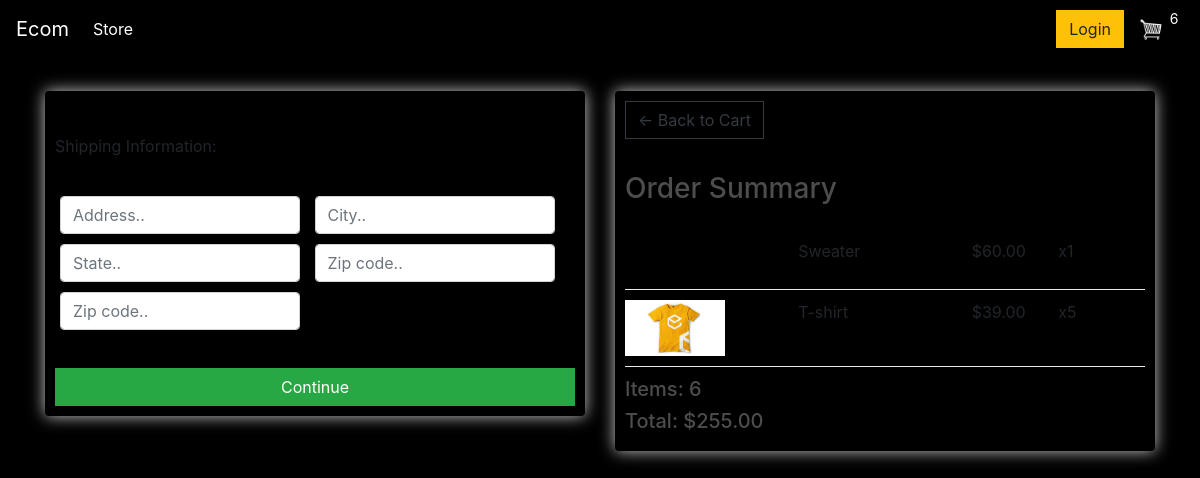
Screenshot of /checkout/ (signed in) with the database file from the repository.
### store/models.py (models this page shows, shortened)
class OrderItem(models.Model):
    product = models.ForeignKey(Product, on_delete=models.SET_NULL, null=True)
    order = models.ForeignKey(Order, on_delete=models.SET_NULL, null=True)
    quantity = models.IntegerField(default=0, null=True, blank=True)
    date_added = models.DateTimeField(auto_now_add=True)
    @property
    def get_total(self):
        total = self.product.price * self.quantity
        return total

class Product(models.Model):
    name = models.CharField(max_length=200)
    price = models.FloatField()
    digital = models.BooleanField(default=False, null=True, blank=True)
    image = models.ImageField(null=True, blank=True)
    @property
    def imageURL(self):
        try:
            url = self.image.url
        except:
            url = ''
        return url

class Order(models.Model):
    customer = models.ForeignKey(Customer, on_delete=models.SET_NULL, null=True, blank=True)
    date_ordered = models.DateTimeField(auto_now_add=True)
    complete = models.BooleanField(default=False)
    transaction_id = models.CharField(max_length=100, null=True)
    @property
    def shipping(self):
        shipping = False
        orderitems = self.orderitem_set.all()
        for i in orderitems:
            if i.product.digital == False:
                shipping = True
        return shipping
    @property
    def get_cart_total(self):
        orderitems = self.orderitem_set.all()
        total = sum([item.get_total for item in orderitems])
        return total
    @property
    def get_cart_items(self):
        orderitems = self.orderitem_set.all()
        total = sum([item.quantity for item in orderitems])
        return total

### store/views.py (the view)
# urls.py: path('checkout/', views.checkout, name="checkout"),
def checkout(request):
    data = cartData(request)
    cartItems = data['cartItems']
    order = data['order']
    items = data['items']
    context = {'items': items, 'order': order, 'cartItems': cartItems}
    return render(request, 'store/checkout.html', context)

### store/utils.py (called while the page is built)
def cartData(request):
    if request.user.is_authenticated:
        customer = request.user.customer
        order, created = Order.objects.get_or_create(customer=customer, complete=False)
        items = order.orderitem_set.all()
        cartItems = order.get_cart_items
    else:
        cookieData = cookieCart(request)
        cartItems = cookieData['cartItems']
        order = cookieData['order']
        items = cookieData['items']
    return {'cartItems': cartItems, 'order': order, 'items': items}

### store/templates/store/checkout.html (shortened to what this page needs)
{% extends 'store/main.html' %}
{% load static %}
{% block content %}
     <div class="row">
		<div class="col-lg-6">
			<div class="box-element" id="form-wrapper">
				<form id="form">
					<div id="shipping-info">
						<hr>
						<p>Shipping Information:</p>
						<hr>
						<div class="form-field">
							<input class="form-control" type="text" name="address" placeholder="Address..">
						</div>
						<div class="form-field">
							<input class="form-control" type="text" name="city" placeholder="City..">
						</div>
						<div class="form-field">
							<input class="form-control" type="text" name="state" placeholder="State..">
						</div>
						<div class="form-field">
							<input class="form-control" type="text" name="zipcode" placeholder="Zip code..">
						</div>
						<div class="form-field">
							<input class="form-control" type="text" name="country" placeholder="Zip code..">
						</div>
					</div>
					<hr>
					<input id="form-button" class="btn btn-success btn-block" type="submit" value="Continue">
				</form>
			</div>
			<br>
		</div>
		<div class="col-lg-6">
			<div class="box-element">
				<a  class="btn btn-outline-dark" href="{% url 'cart' %}">&#x2190; Back to Cart</a>
				<hr>
				<h3>Order Summary</h3>
				<hr>
				{% for item in items %}
				<div class="cart-row">
					<div style="flex:2"><img class="row-image" src="{{item.product.imageURL}}"></div>
					<div style="flex:2"><p>{{item.product.name}}</p></div>
					<div style="flex:1"><p>${{item.product.price|floatformat:2}}</p></div>
					<div style="flex:1"><p>x{{item.quantity}}</p></div>
				</div>
				{% endfor %}
				<h5>Items:   {{order.get_cart_items}}</h5>
				<h5>Total:   ${{order.get_cart_total|floatformat:2}}</h5>
			</div>
		</div>
	</div>
{% endblock content %}

### static/css/main.css (style rules this page uses)
body { background-color: hsl(0, 0%, 0%); }
h1,h2,h3,h4,h5,h6 { color:hsl(0, 0%, 30%); }
.box-element { box-shadow:hsl(0, 0%, 80%) 0 0 16px; background-color: #000000; border-radius: 4px; padding: 10px; }
.col-lg-4, .col-lg-6, .col-lg-8, .col-lg-12 { margin-top: 10px; }
.btn { border-radius: 0; }
.row-image { width: 100px; }
.form-field { width:250px; display: inline-block; padding: 5px; }
.cart-row { display: flex; align-items: flex-stretch; padding-bottom: 10px; margin-bottom: 10px; border-bottom: 1px solid #ececec; }

### rows the page displays
OrderItem: product.name "Sweater", product.price "60.00", quantity "1"
OrderItem: product.imageURL (picture), product.name "T-shirt", product.price "39.00", quantity "5"
Order: get_cart_items "6", get_cart_total "255.00"

### other values shown
{{ cartItems }} "6"
